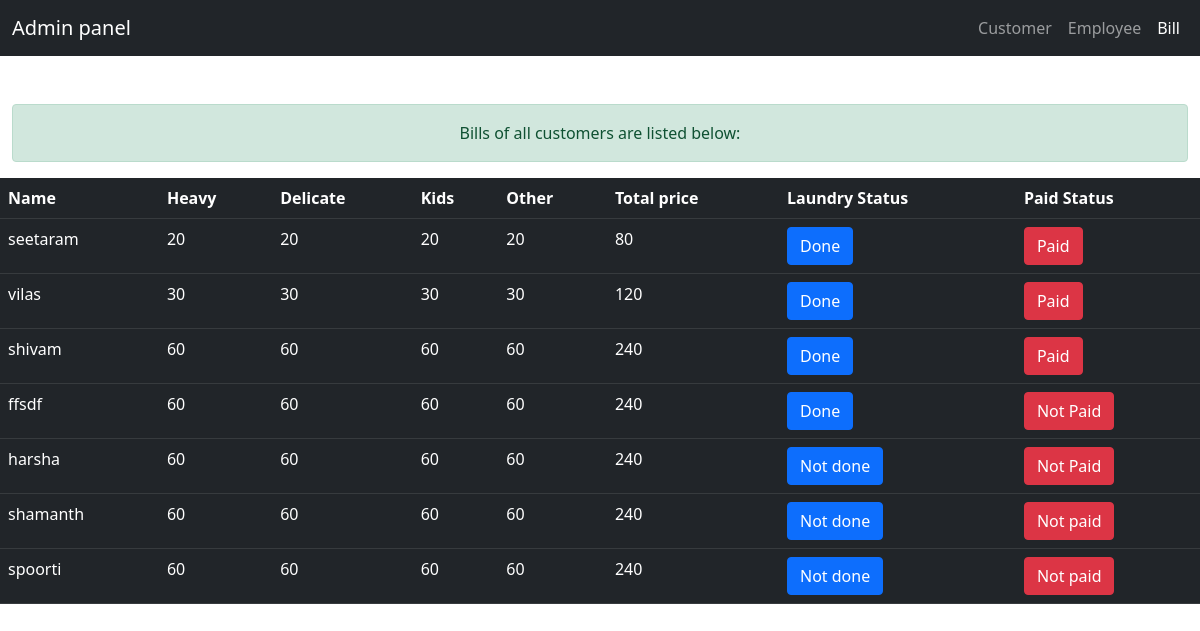
/bill.php, run on the app's committed database.
### tables this page shows
CREATE TABLE `bill` (
  `bill_id` int(11) NOT NULL,
  `cid` int(11) NOT NULL,
  `heavy` int(11) NOT NULL,
  `delicate` int(11) NOT NULL,
  `kids` int(11) NOT NULL,
  `other` int(11) NOT NULL,
  `total` int(11) NOT NULL
);

CREATE TABLE `customer` (
  `cid` int(11) NOT NULL,
  `coupan` int(11) NOT NULL,
  `eid` int(11) NOT NULL,
  `cname` varchar(200) NOT NULL,
  `delicate` int(11) NOT NULL,
  `heavy` int(11) NOT NULL,
  `kids` int(11) NOT NULL,
  `other` int(11) NOT NULL,
  `service` varchar(200) NOT NULL,
  `staff` varchar(200) NOT NULL,
  `phone` int(11) NOT NULL,
  `address` varchar(200) NOT NULL,
  `date` date NOT NULL DEFAULT current_timestamp()
);

CREATE TABLE `user_view` (
  `cid` int(11) NOT NULL,
  `pid` int(11) NOT NULL,
  `coupan` int(11) NOT NULL,
  `name` varchar(200) NOT NULL,
  `heavy` int(11) NOT NULL,
  `delicate` int(11) NOT NULL,
  `kids` int(11) NOT NULL,
  `other` int(11) NOT NULL,
  `t_amount` int(11) NOT NULL,
  `L_status` varchar(20) NOT NULL DEFAULT 'Not done',
  `P_status` varchar(20) NOT NULL DEFAULT 'Not paid'
);

### bill.php (the view, shortened to what this page needs)
<!DOCTYPE html>
<html lang="en">
<head>
    <link
      href="https://cdn.jsdelivr.net/npm/bootstrap@5.1.3/dist/css/bootstrap.min.css"
      rel="stylesheet"
    />
</head>
<body>
<nav class="navbar navbar-expand-lg navbar-dark bg-dark mb-5">
      <div class="container-fluid">
        <a class="navbar-brand" href="dashboard.php">Admin panel</a>
        <ul class="navbar-nav mb-2 mb-lg-0">
          <li class="nav-item">
            <a class="nav-link" href="customer.php">Customer</a>
          </li>
          <li class="nav-item">
            <a class="nav-link" href="employee.php">Employee</a>
          </li>
          <li class="nav-item">
            <a class="nav-link active" href="#">Bill</a>
          </li>
        </ul>
      </div>
    </nav>
<div class="container-fluid" style="margin-top: 30px;">
        <div class="alert alert-success ml-4"  style="text-align: center;">
            <label>Bills of all customers are listed below:</label>
        </div>
      </div>
<?php
$link=new mysqli('localhost','root','','laundry');
$bill=mysqli_query($link,"SELECT c.cid,c.cname,c.coupan,b.heavy,b.delicate,b.kids,b.other,b.total from bill b,customer c  where c.cid=b.cid");
echo "<table class='table table-dark'>
<tr>
<th scope='col'>Name</th>
<th scope='col'>Heavy</th>
<th scope='col'>Delicate</th>
<th scope='col'>Kids</th>
<th scope='col'>Other</th>
<th scope='col'>Total price</th>
<th scope='col'>Laundry Status</th>
<th scope='col'>Paid Status</th>
</tr>";
$user_view=mysqli_query($link,"SELECT * from user_view");
while($row=mysqli_fetch_array($bill)){
    $name=$row['cname'];
  $h=$row['heavy'];
  $k=$row['kids'];
  $d=$row['delicate'];
  $o=$row['other'];
  $total=$row['total'];
  echo "<tr>";
    echo "<td>"; echo $name;echo "</td>";
    echo "<td>"; echo $h;echo "</td>";
    echo "<td>"; echo $d;echo "</td>";
    echo "<td>"; echo $k;echo "</td>";
    echo "<td>"; echo $o;echo "</td>";
    echo "<td>"; echo $total;echo "</td>";
    $row=mysqli_fetch_array($user_view);
      $L_status=$row['L_status'];
      $P_status=$row['P_status'];
    echo "<td>"; ?><a href="set_status.php?id=<?php echo $row["cid"]; ?>">  <button type="text/javascript" class='btn btn-primary'><?php echo $L_status;  ?></button></a><?php echo "</td>" ;
    echo "<td>"; ?> <a href="set_payment.php?id=<?php echo $row["cid"]; ?>"> <button type="text/javascript" class='btn btn-danger'><?php echo $P_status;  ?></button></a><?php echo "</td>" ;
    echo "</tr>";
}
?>
</body>
</html>

### data on the page
bill: customer.cname "seetaram", heavy "20", delicate "20", kids "20", other "20", total "80", user_view.L_status "Done", user_view.P_status "Paid"
bill: customer.cname "vilas", heavy "30", delicate "30", kids "30", other "30", total "120", user_view.L_status "Done", user_view.P_status "Paid"
bill: customer.cname "shivam", heavy "60", delicate "60", kids "60", other "60", total "240", user_view.L_status "Done", user_view.P_status "Paid"
bill: customer.cname "ffsdf", heavy "60", delicate "60", kids "60", other "60", total "240", user_view.L_status "Done", user_view.P_status "Not Paid"
bill: customer.cname "harsha", heavy "60", delicate "60", kids "60", other "60", total "240", user_view.L_status "Not done", user_view.P_status "Not Paid"
bill: customer.cname "shamanth", heavy "60", delicate "60", kids "60", other "60", total "240", user_view.L_status "Not done", user_view.P_status "Not paid"
bill: customer.cname "spoorti", heavy "60", delicate "60", kids "60", other "60", total "240", user_view.L_status "Not done", user_view.P_status "Not paid"
